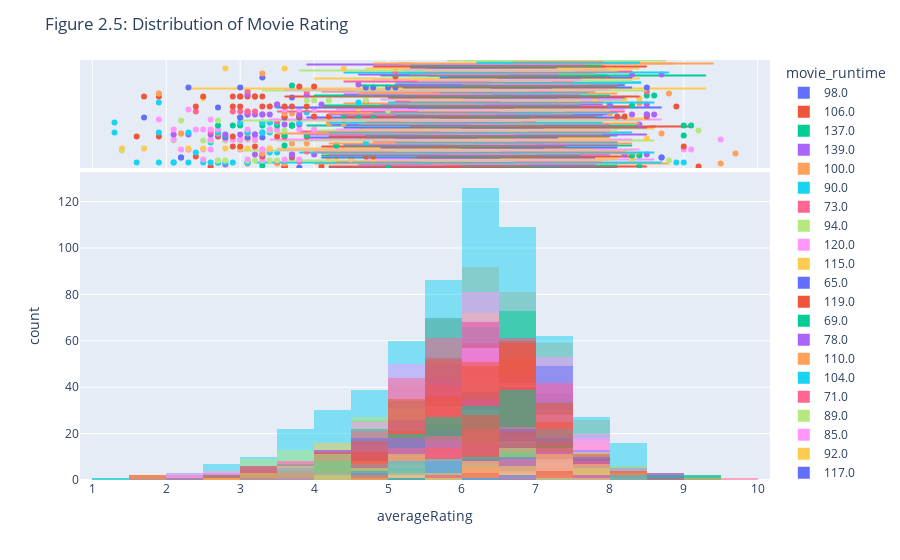

Notebook cell for this chart:
### Code cell
# visualize the t-test result using plotly
fig = px.histogram(duration, x="averageRating", color="movie_runtime", marginal="box", barmode="overlay",nbins=20)
fig.update_layout(title_text="Figure 2.5: Distribution of Movie Rating")
fig.write_html("2-5.html")
fig.show()
